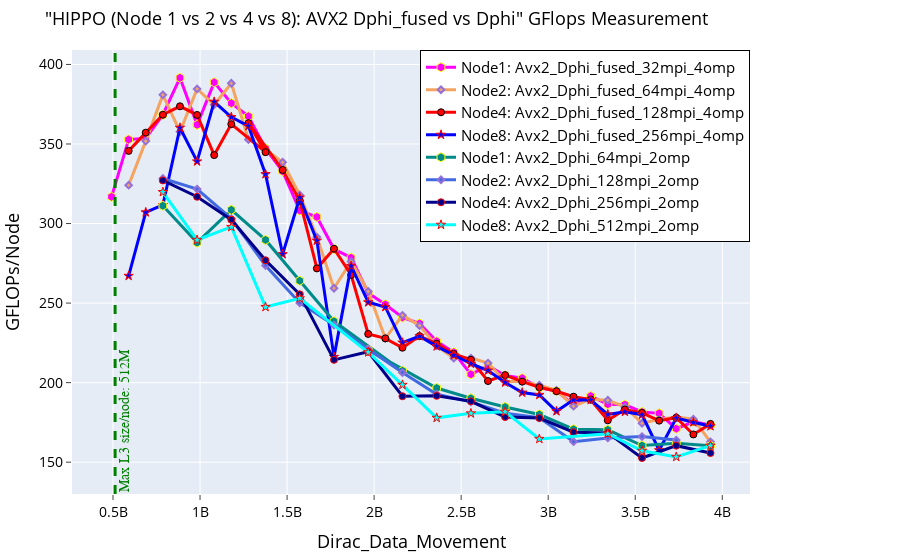

The notebook cell this image was saved under:
### Markdown cell above
# AVX2 CASES

### Code cell
fig = go.Figure() 

# AVX2 Fused Cases
fig.add_trace(go.Scatter(x=(dfn1AvxFusProb_32mpi_4omp.Dirc_Data_Mov*(dfn1AvxFusProb_32mpi_4omp.MPI_size)), 
                         y=(dfn1AvxFusProb_32mpi_4omp.GFLOPS*(dfn1AvxFusProb_32mpi_4omp.MPI_size)), 
                         mode='lines+markers', 
                         name='Node1: Avx2_Dphi_fused_32mpi_4omp',
                         line=dict(color='magenta',width=3),
                         marker=dict(symbol='hexagon',size=9, line=dict(color='yellow',width=1))))


fig.add_trace(go.Scatter(x=(dfn2AvxFusProb_64mpi_4omp.Dirc_Data_Mov*(dfn2AvxFusProb_64mpi_4omp.MPI_size/2)), 
                         y=(dfn2AvxFusProb_64mpi_4omp.GFLOPS*(dfn2AvxFusProb_64mpi_4omp.MPI_size/2)), 
                         mode='lines+markers', 
                         name='Node2: Avx2_Dphi_fused_64mpi_4omp',
                         line=dict(color='sandybrown',width=3),
                         marker=dict(symbol='diamond',size=5,line=dict(color='MediumPurple',width=2))))


fig.add_trace(go.Scatter(x=(dfn4AvxFusProb_128mpi_4omp.Dirc_Data_Mov*(dfn4AvxFusProb_128mpi_4omp.MPI_size/4)), 
                         y=(dfn4AvxFusProb_128mpi_4omp.GFLOPS*(dfn4AvxFusProb_128mpi_4omp.MPI_size/4)), 
                         mode='lines+markers', 
                         name='Node4: Avx2_Dphi_fused_128mpi_4omp',
                         line=dict(color='red',width=3),
                         marker=dict(symbol='circle',size=7, line=dict(color='black',width=1))))

fig.add_trace(go.Scatter(x=(dfn8AvxFusProb_256mpi_4omp.Dirc_Data_Mov*(dfn8AvxFusProb_256mpi_4omp.MPI_size/8)), 
                         y=(dfn8AvxFusProb_256mpi_4omp.GFLOPS*(dfn8AvxFusProb_256mpi_4omp.MPI_size/8)), 
                         mode='lines+markers', 
                         name='Node8: Avx2_Dphi_fused_256mpi_4omp',
                         line=dict(color='blue',width=3),
                         marker=dict(symbol='star',size=7, line=dict(color='red',width=1))))



# AVX2 Non-Fused Cases
fig.add_trace(go.Scatter(x=(dfn1AvxNonFusProb_64mpi_2omp.Dirc_Data_Mov*(dfn1AvxNonFusProb_64mpi_2omp.MPI_size)), 
                         y=(dfn1AvxNonFusProb_64mpi_2omp.GFLOPS*(dfn1AvxNonFusProb_64mpi_2omp.MPI_size)), 
                         mode='lines+markers', 
                         name='Node1: Avx2_Dphi_64mpi_2omp',
                         line=dict(color='darkcyan',width=3),
                         marker=dict(symbol='hexagon',size=9, line=dict(color='yellow',width=1))))

fig.add_trace(go.Scatter(x=(dfn2AvxNonFusNonProb_128mpi_2omp.Dirc_Data_Mov*(dfn2AvxNonFusNonProb_128mpi_2omp.MPI_size/2)), 
                         y=(dfn2AvxNonFusNonProb_128mpi_2omp.GFLOPS*(dfn2AvxNonFusNonProb_128mpi_2omp.MPI_size/2)), 
                         mode='lines+markers', 
                         name='Node2: Avx2_Dphi_128mpi_2omp',
                         line=dict(color='royalblue',width=3),
                         marker=dict(symbol='diamond',size=5,line=dict(color='MediumPurple',width=2))))

fig.add_trace(go.Scatter(x=(dfn4AvxNonFusNonProb_256mpi_2omp.Dirc_Data_Mov*(dfn4AvxNonFusNonProb_256mpi_2omp.MPI_size/4)), 
                         y=(dfn4AvxNonFusNonProb_256mpi_2omp.GFLOPS*(dfn4AvxNonFusNonProb_256mpi_2omp.MPI_size/4)), 
                         mode='lines+markers', 
                         name='Node4: Avx2_Dphi_256mpi_2omp',
                         line=dict(color='darkblue',width=3),
                         marker=dict(symbol='circle',size=7, line=dict(color='red',width=1))))

fig.add_trace(go.Scatter(x=(dfn8AvxNonFusNonProb_512mpi_2omp.Dirc_Data_Mov*(dfn8AvxNonFusNonProb_512mpi_2omp.MPI_size/8)), 
                         y=(dfn8AvxNonFusNonProb_512mpi_2omp.GFLOPS*(dfn8AvxNonFusNonProb_512mpi_2omp.MPI_size/8)), 
                         mode='lines+markers', 
                         name='Node8: Avx2_Dphi_512mpi_2omp',
                          line=dict(color='cyan',width=3),
                         marker=dict(symbol='star',size=7, line=dict(color='red',width=1))))

# Adding a vertical line
fig.add_vline(x=512e6, line_width=3, line_dash="dash", line_color="green")
# fig.add_hline(y=1024, line_width=3, line_dash="dash", line_color="red")

# Add annotation
fig.add_annotation(
    x=512e6,
    y=130,
    text='Max L3 size/node: 512M',
    xanchor='left',  # Anchor the text to the left side of the annotation point
    yanchor='bottom',
    showarrow=False,
    arrowhead=1,
    arrowsize=1,
    arrowwidth=2,
    arrowcolor="#636363",
    ax=-60,  # Move the text 60 units to the left
    ay=-30,
    font=dict(size=14, color="green", family="Sans Serif"),
    align="left",
    textangle=-90,  # Rotate the text 90 degrees counter-clockwise
)




fig.update_layout(
    title=dict(text='"HIPPO (Node 1 vs 2 vs 4 vs 8): AVX2 Dphi_fused vs Dphi" GFlops Measurement',
               font=dict(color="black",size=18)),  # Set title text color to black
    xaxis_title=dict(text='Dirac_Data_Movement', font=dict(color="black",size=18)), 
    yaxis_title=dict(text='GFLOPs/Node', font=dict(color="black",size=18)), 
    xaxis=dict(ticks="outside", tickfont=dict(color="black",size=14)),  # Set font color for x-axis ticks
    yaxis=dict(ticks="outside", tickfont=dict(color="black",size=14)),  # Set font color for y-axis ticks
    legend=go.layout.Legend(bordercolor="black", borderwidth=1, x=1, xanchor="right", y=1, yanchor="top",
                            font=dict(color="black",size=15)),  # Set legend text color to black
    margin=dict(l=50, r=150, t=50, b=50)  # Adjust the left and right margins
)

### Figure 1 — Plotly figure (JSON) as saved in the notebook; plotly's stock layout.template omitted (floating-point values rounded to 4 significant figures)
{"data": [{"line": {"color": "magenta", "width": 3}, "marker": {"line": {"color": "yellow", "width": 1}, "size": 9, "symbol": "hexagon"}, "mode": "lines+markers", "name": "Node1: Avx2_Dphi_fused_32mpi_4omp", "type": "scatter", "x": [491520000, 589824000, 688128000, 786432000, 884736000, 983040000, 1081344000, 1179648000, 1277952000, 1376256000, 1474560000, 1572864000, 1671168000, 1769472000, 1867776000, 1966080000, 2064384000, 2162688000, 2260992000, 2359296000, 2457600000, 2555904000, 2654208000, 2752512000, 2850816000, 2949120000, 3047424000, 3145728000, 3244032000, 3342336000, 3440640000, 3538944000, 3637248000, 3735552000, 3833856000, 3932160000], "y": [316.8, 352.8, 353.6, 368.4, 391.6, 362.0, 388.7, 375.6, 367.4, 347.1, 332.8, 308.2, 304.1, 284.0, 278.5, 256.4, 249.2, 241.0, 237.2, 225.9, 219.1, 205.2, 210.6, 204.5, 202.8, 196.9, 194.8, 186.0, 191.6, 186.4, 186.2, 181.6, 180.7, 171.1, 175.4, 173.3]}, {"line": {"color": "sandybrown", "width": 3}, "marker": {"line": {"color": "MediumPurple", "width": 2}, "size": 5, "symbol": "diamond"}, "mode": "lines+markers", "name": "Node2: Avx2_Dphi_fused_64mpi_4omp", "type": "scatter", "x": [589824000, 688128000, 786432000, 884736000, 983040000, 1081344000, 1179648000, 1277952000, 1376256000, 1474560000, 1572864000, 1671168000, 1769472000, 1867776000, 1966080000, 2064384000, 2162688000, 2260992000, 2359296000, 2457600000, 2555904000, 2654208000, 2752512000, 2850816000, 2949120000, 3047424000, 3145728000, 3244032000, 3342336000, 3440640000, 3538944000, 3637248000, 3735552000, 3833856000, 3932160000], "y": [324.1, 351.8, 380.9, 357.7, 384.6, 374.6, 388.2, 352.8, 346.6, 338.5, 318.0, 291.5, 259.3, 276.2, 257.3, 227.8, 242.3, 235.8, 223.1, 215.4, 215.4, 212.3, 200.8, 200.7, 198.4, 195.1, 185.2, 189.6, 188.9, 184.8, 174.4, 176.9, 178.4, 177.0, 162.8]}, {"line": {"color": "red", "width": 3}, "marker": {"line": {"color": "black", "width": 1}, "size": 7, "symbol": "circle"}, "mode": "lines+markers", "name": "Node4: Avx2_Dphi_fused_128mpi_4omp", "type": "scatter", "x": [589824000, 688128000, 786432000, 884736000, 983040000, 1081344000, 1179648000, 1376256000, 1277952000, 1474560000, 1572864000, 1671168000, 1769472000, 1867776000, 1966080000, 2064384000, 2162688000, 2260992000, 2359296000, 2457600000, 2555904000, 2654208000, 2752512000, 2850816000, 2949120000, 3047424000, 3145728000, 3244032000, 3342336000, 3440640000, 3538944000, 3637248000, 3735552000, 3833856000, 3932160000], "y": [345.7, 357.1, 368.4, 373.7, 368.3, 343.0, 362.5, 344.9, 363.1, 333.7, 314.4, 271.8, 284.2, 267.7, 230.6, 227.8, 221.9, 229.2, 224.5, 218.1, 214.4, 201.0, 204.7, 200.7, 197.1, 194.6, 191.2, 189.3, 176.3, 183.1, 181.0, 176.1, 178.0, 167.4, 174.1]}, {"line": {"color": "blue", "width": 3}, "marker": {"line": {"color": "red", "width": 1}, "size": 7, "symbol": "star"}, "mode": "lines+markers", "name": "Node8: Avx2_Dphi_fused_256mpi_4omp", "type": "scatter", "x": [589824000, 688128000, 786432000, 884736000, 983040000, 1081344000, 1179648000, 1277952000, 1376256000, 1474560000, 1572864000, 1671168000, 1769472000, 1867776000, 1966080000, 2064384000, 2162688000, 2260992000, 2359296000, 2457600000, 2555904000, 2654208000, 2752512000, 2850816000, 2949120000, 3047424000, 3145728000, 3244032000, 3342336000, 3440640000, 3538944000, 3637248000, 3735552000, 3833856000, 3932160000], "y": [267.1, 307.1, 311.7, 360.2, 339.0, 376.5, 366.9, 361.3, 331.0, 280.7, 316.4, 289.3, 216.2, 273.4, 250.5, 247.6, 225.2, 229.2, 222.8, 217.3, 211.9, 207.6, 200.1, 193.8, 192.3, 182.0, 189.2, 189.1, 180.0, 181.7, 179.8, 157.5, 177.7, 175.1, 172.6]}, {"line": {"color": "darkcyan", "width": 3}, "marker": {"line": {"color": "yellow", "width": 1}, "size": 9, "symbol": "hexagon"}, "mode": "lines+markers", "name": "Node1: Avx2_Dphi_64mpi_2omp", "type": "scatter", "x": [786432000, 983040000, 1179648000, 1376256000, 1572864000, 1769472000, 2162688000, 1966080000, 2359296000, 2555904000, 2752512000, 2949120000, 3145728000, 3342336000, 3538944000, 3735552000, 3932160000], "y": [311.2, 288.0, 308.6, 289.7, 264.0, 238.6, 207.4, 220.7, 196.6, 190.2, 184.7, 180.0, 170.7, 170.4, 160.5, 161.9, 160.3]}, {"line": {"color": "royalblue", "width": 3}, "marker": {"line": {"color": "MediumPurple", "width": 2}, "size": 5, "symbol": "diamond"}, "mode": "lines+markers", "name": "Node2: Avx2_Dphi_128mpi_2omp", "type": "scatter", "x": [786432000, 983040000, 1179648000, 1376256000, 1572864000, 1769472000, 1966080000, 2162688000, 2359296000, 2555904000, 2752512000, 2949120000, 3145728000, 3342336000, 3538944000, 3735552000], "y": [328.3, 321.7, 303.1, 273.6, 250.1, 236.2, 221.1, 206.3, 192.7, 187.9, 180.8, 177.9, 162.9, 165.2, 166.1, 163.9]}, {"line": {"color": "darkblue", "width": 3}, "marker": {"line": {"color": "red", "width": 1}, "size": 7, "symbol": "circle"}, "mode": "lines+markers", "name": "Node4: Avx2_Dphi_256mpi_2omp", "type": "scatter", "x": [786432000, 983040000, 1179648000, 1376256000, 1572864000, 1769472000, 1966080000, 2162688000, 2359296000, 2555904000, 2752512000, 2949120000, 3145728000, 3342336000, 3538944000, 3735552000, 3932160000], "y": [327.1, 316.8, 302.4, 276.9, 255.5, 214.3, 219.4, 191.5, 191.7, 188.3, 178.4, 177.8, 168.9, 168.4, 152.7, 160.4, 155.8]}, {"line": {"color": "cyan", "width": 3}, "marker": {"line": {"color": "red", "width": 1}, "size": 7, "symbol": "star"}, "mode": "lines+markers", "name": "Node8: Avx2_Dphi_512mpi_2omp", "type": "scatter", "x": [786432000, 983040000, 1179648000, 1376256000, 1572864000, 1966080000, 2162688000, 2359296000, 2555904000, 2752512000, 2949120000, 3342336000, 3538944000, 3735552000, 3932160000], "y": [319.8, 289.7, 297.9, 247.6, 253.0, 219.1, 198.6, 177.9, 180.7, 181.7, 164.6, 167.9, 157.2, 153.3, 160.4]}], "layout": {"annotations": [{"align": "left", "arrowcolor": "#636363", "arrowhead": 1, "arrowsize": 1, "arrowwidth": 2, "ax": -60, "ay": -30, "font": {"color": "green", "family": "Sans Serif", "size": 14}, "showarrow": false, "text": "Max L3 size/node: 512M", "textangle": -90, "x": 512000000, "xanchor": "left", "y": 130, "yanchor": "bottom"}], "legend": {"bordercolor": "black", "borderwidth": 1, "font": {"color": "black", "size": 15}, "x": 1, "xanchor": "right", "y": 1, "yanchor": "top"}, "margin": {"b": 50, "l": 50, "r": 150, "t": 50}, "shapes": [{"line": {"color": "green", "dash": "dash", "width": 3}, "type": "line", "x0": 512000000, "x1": 512000000, "xref": "x", "y0": 0, "y1": 1, "yref": "y domain"}], "title": {"font": {"color": "black", "size": 18}, "text": "\"HIPPO (Node 1 vs 2 vs 4 vs 8): AVX2 Dphi_fused vs Dphi\" GFlops Measurement"}, "xaxis": {"tickfont": {"color": "black", "size": 14}, "ticks": "outside", "title": {"font": {"color": "black", "size": 18}, "text": "Dirac_Data_Movement"}}, "yaxis": {"tickfont": {"color": "black", "size": 14}, "ticks": "outside", "title": {"font": {"color": "black", "size": 18}, "text": "GFLOPs/Node"}}}}
